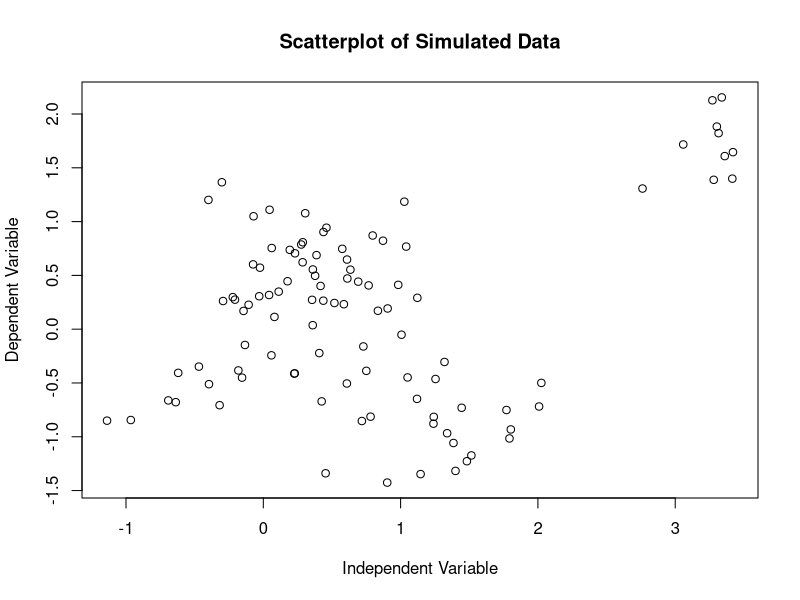
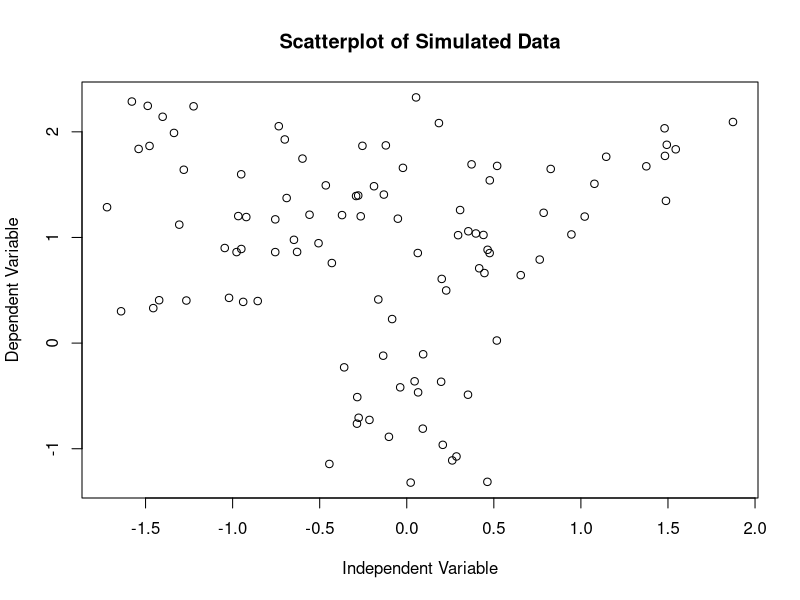
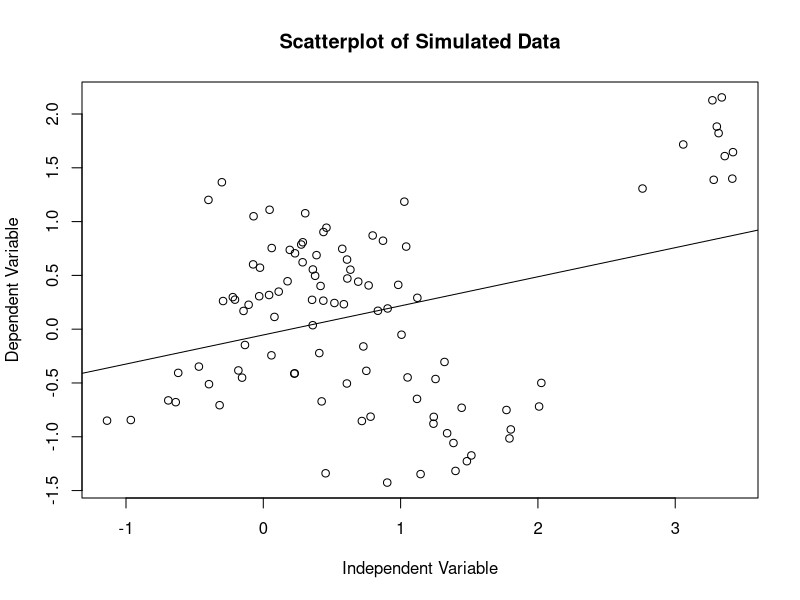
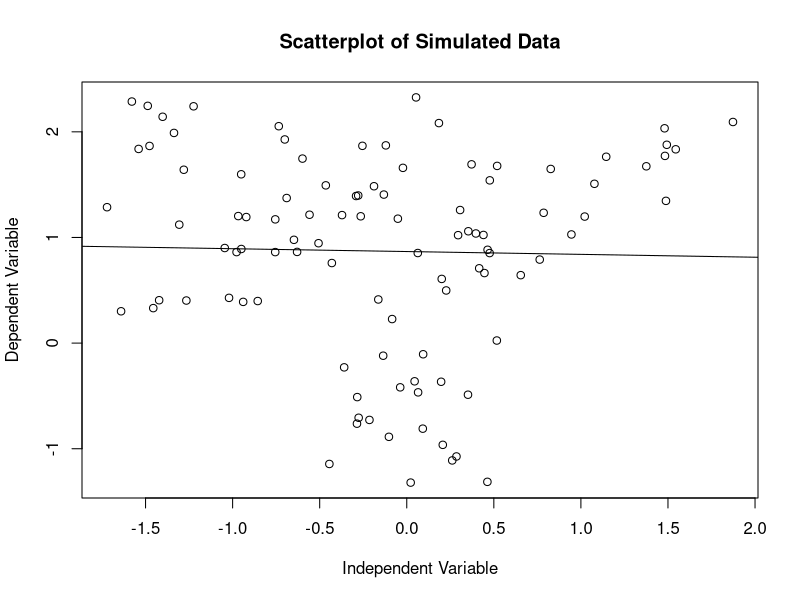
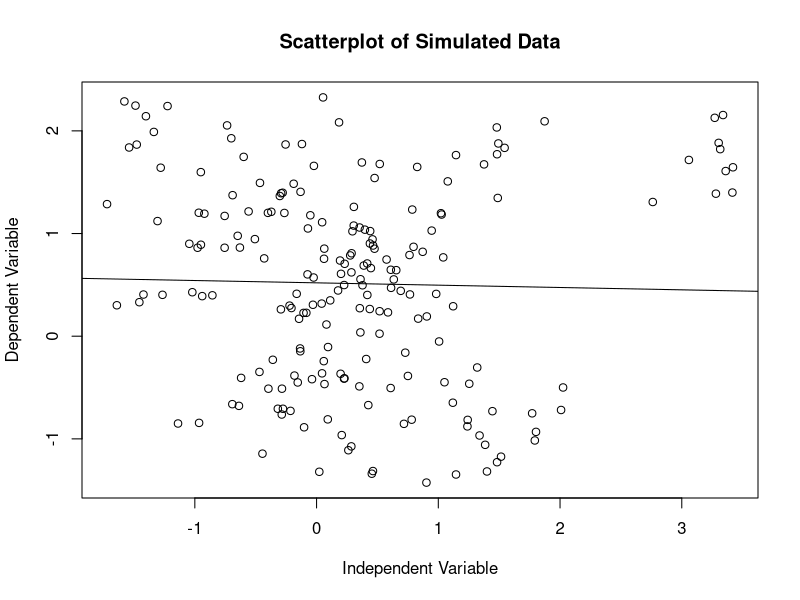

Recreate these plots in R, in order.
#Econs Winter Project Code
library("MASS")
set.seed(1)


#PArt 1a
mu = c(1,0)
sd = matrix(c(1,0,0,1), nrow=2, ncol=2)
m = mvrnorm(10,mu,sd)
m

Mu = c(0,1)
Sd = matrix(c(1,0,0,1), nrow=2, ncol=2)
M = mvrnorm(10,Mu,Sd)
M




#Part 1b
A = matrix(c(0.1,0,0,0.1), nrow=2, ncol=2)
p = matrix(0, nrow=100, ncol=2)

for (i in 1:10)
{
    a = c(m[i,1],m[i,2])
    l = mvrnorm(10,a,A)
    
    for (j in 1:10)
    {
      p[(i-1)*10+j,1] = l[j,1]
      p[(i-1)*10+j,2] = l[j,2]
    }
}  




#Part 1c
B = matrix(c(0.1,0,0,0.1), nrow=2, ncol=2)
q = matrix(0, nrow=100, ncol=2)
q

for (i in 1:10)
{
  a = c(M[i,1],M[i,2])
  m = mvrnorm(10,a,A)
  
  for (j in 1:10)
  {
    q[(i-1)*10+j,1] = m[j,1]
    q[(i-1)*10+j,2] = m[j,2]
  }
}  
q


#PLOTTING THE GENERATED DATA
plot(p, xlab = "Independent Variable", ylab="Dependent Variable", main="Scatterplot of Simulated Data")       #Plotting the data of part 1b
plot(q, xlab = "Independent Variable", ylab="Dependent Variable", main="Scatterplot of Simulated Data")       #Plotting the data of part 1c






#Part 2
#Linear Regression For Part 1b
model.b = lm(p[,2]~p[,1])
summary(model.b)
coef(model.b)
plot(p, xlab = "Independent Variable", ylab="Dependent Variable", main="Scatterplot of Simulated Data")
abline(model.b)


#Linear Regression For Part 1c
model.c = lm(q[,2]~q[,1])
summary(model.c)
coef(model.c)
plot(q, xlab = "Independent Variable", ylab="Dependent Variable", main="Scatterplot of Simulated Data")
abline(model.c)




#Linear Regression For both parts combined
X = numeric(200)
Y = numeric(200)

#Copying the data to a new variable to combine them
for (k in 1:100)
{
  X[k] = p[k,1]
  Y[k] = p[k,2]
}

for (k in 101:200)
{
  X[k] = q[k-100,1]
  Y[k] = q[k-100,2]
}

#Model Fitting
Model.combined = lm(Y~X)
coef(Model.combined)
summary(Model.combined)

plot(Y~X, xlab = "Independent Variable", ylab="Dependent Variable", main="Scatterplot of Simulated Data")
abline(Model.combined)
